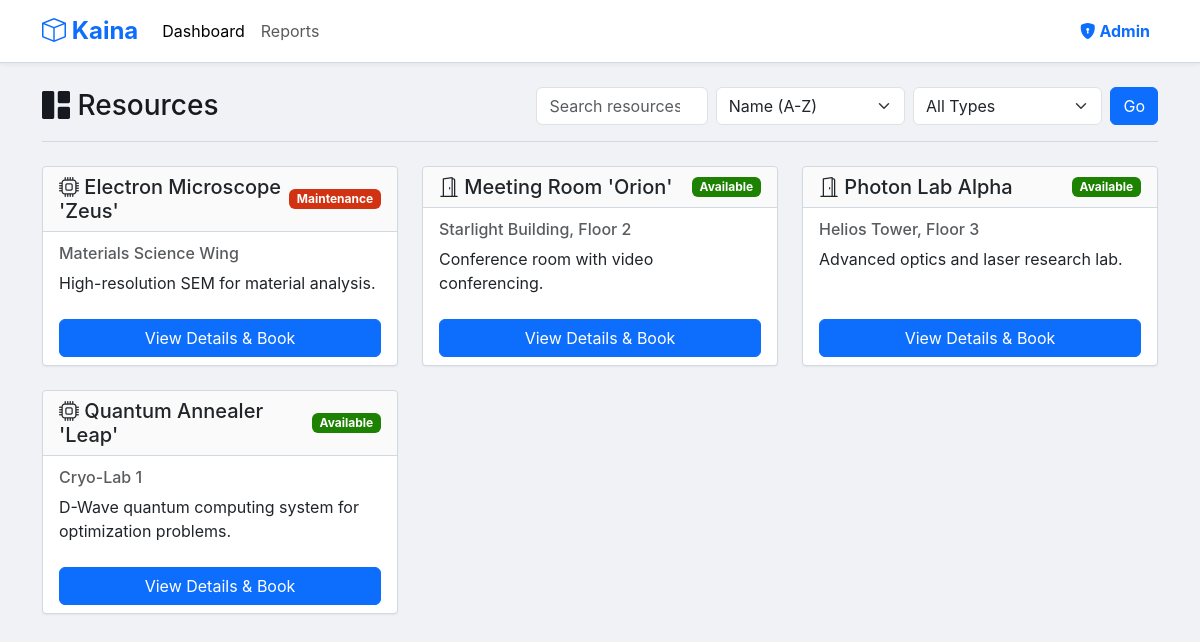
The page / on the database its author committed.
### kaina_resource_manager/models.py (models this page shows)
class Resource(db.Model):
    __tablename__ = 'resource'
    id: Mapped[int] = mapped_column(Integer, primary_key=True)
    name: Mapped[str] = mapped_column(String(150), nullable=False)
    description: Mapped[str] = mapped_column(Text, nullable=True)
    resource_type: Mapped[ResourceType] = mapped_column(Enum(ResourceType), nullable=False)
    location: Mapped[str] = mapped_column(String(100), nullable=True)
    capacity: Mapped[int] = mapped_column(Integer, nullable=True)
    model_number: Mapped[str] = mapped_column(String(50), nullable=True)
    max_booking_duration_hours: Mapped[int] = mapped_column(Integer, nullable=True)
    usage_notes: Mapped[str] = mapped_column(Text, nullable=True)
    created_at: Mapped[datetime] = mapped_column(DateTime, default=lambda: datetime.now(timezone.utc))
    bookings: Mapped[list["Booking"]] = relationship(back_populates="resource", cascade="all, delete-orphan")
    maintenances: Mapped[list["Maintenance"]] = relationship(back_populates="resource", cascade="all, delete-orphan")

### kaina_resource_manager/app.py (the view, shortened to what this page needs)
@app.route('/')
def dashboard():
    search_query = request.args.get('q', '')
    type_filter = request.args.get('type', '')
    sort_param = request.args.get('sort', 'name_asc')
    query = select(Resource)
    if type_filter and type_filter in [e.name for e in ResourceType]:
        query = query.where(Resource.resource_type == ResourceType[type_filter])
    if sort_param == 'name_desc':
        query = query.order_by(Resource.name.desc())
    elif sort_param == 'date_asc':
        query = query.order_by(Resource.created_at.asc())
    elif sort_param == 'date_desc':
        query = query.order_by(Resource.created_at.desc())
    else: # Default sort
        query = query.order_by(Resource.name.asc())
    resources = db.session.execute(query).scalars().all()
    resource_data = [(res, *get_resource_status(res)) for res in resources]
    return render_template('dashboard.html',
                           resource_data=resource_data,
                           ResourceType=ResourceType,
                           current_filter=type_filter,
                           search_query=search_query,
                           sort_param=sort_param,
                           title="Resource Dashboard")

### kaina_resource_manager/app.py (called while the page is built)
def get_resource_status(resource):
    now = datetime.now(timezone.utc)
    if db.session.execute(select(Maintenance).where(Maintenance.resource_id == resource.id, Maintenance.start_time <= now, Maintenance.end_time >= now)).scalars().first():
        return "Maintenance", "danger"
    if db.session.execute(select(Booking).where(Booking.resource_id == resource.id, Booking.status == BookingStatus.APPROVED, Booking.start_time <= now, Booking.end_time >= now)).scalars().first():
        return "In Use", "warning"
    return "Available", "success"

@app.context_processor
def inject_utility(): return dict(datetime=datetime, timezone=timezone, BookingStatus=BookingStatus, request=request)

### kaina_resource_manager/templates/dashboard.html (shortened to what this page needs)
{% extends 'layout.html' %}
{% block content %}
<div class="page-header">
    <h1><i class="bi bi-grid-1x2-fill"></i> Resources</h1>
    <div class="controls-container">
        <form id="filterSortForm" method="GET" action="{{ url_for('dashboard') }}" class="d-flex gap-2">
            <input type="search" name="q" class="form-control" placeholder="Search resources..." value="{{ search_query or '' }}">
            <select name="sort" class="form-select" onchange="this.form.submit()">
                <option value="name_asc" {% if sort_param == 'name_asc' %}selected{% endif %}>Name (A-Z)</option>
            </select>
            <select name="type" class="form-select" onchange="this.form.submit()">
                <option value="">All Types</option>
            </select>
            <button type="submit" class="btn btn-primary">Go</button>
        </form>
    </div>
</div>
<div class="row row-cols-1 row-cols-md-2 row-cols-lg-3 g-4">
    {% for resource, status, color in resource_data %}
    <div class="col">
        <div class="card h-100">
            <div class="card-header d-flex justify-content-between align-items-center">
                <h5 class="card-title mb-0">
                    {% if resource.resource_type == ResourceType.ROOM %}<i class="bi bi-door-open"></i>{% else %}<i class="bi bi-cpu"></i>{% endif %}
                    {{ resource.name }}
                </h5>
                <span class="badge bg-{{ color }}">{{ status }}</span>
            </div>
            <div class="card-body">
                <h6 class="card-subtitle mb-2 text-muted">{{ resource.location }}</h6>
                <p class="card-text">{{ resource.description | truncate(100) }}</p>
            </div>
            <div class="card-footer bg-transparent border-top-0">
                <a href="{{ url_for('resource_detail', resource_id=resource.id) }}" class="btn btn-primary w-100">View Details & Book</a>
            </div>
        </div>
    </div>
    {% else %}
    <div class="col-12"><div class="card card-body text-center"><p class="mb-0">No resources found. Try adjusting your search or filters.</p></div></div>
    {% endfor %}
</div>
{% endblock %}

### kaina_resource_manager/static/css/style.css (style rules this page uses)
:root { --kaina-blue: #0d6efd; --kaina-blue-hover: #0b5ed7; --kaina-light-blue: #e7f3ff; --kaina-text: #16191f; --kaina-text-secondary: #5f6b7a; --kaina-border: #d1d9e2; --kaina-bg-light: #f0f2f5; --kaina-bg-white: #ffffff; }
body { font-family: -apple-system, BlinkMacSystemFont, "Segoe UI", Roboto, "Helvetica Neue", Arial, sans-serif; background-color: var(--kaina-bg-light); color: var(--kaina-text); }
.page-header { display: flex; justify-content: space-between; align-items: center; padding-bottom: 1rem; margin-bottom: 1.5rem; border-bottom: 1px solid var(--kaina-border); }
.page-header h1 { margin-bottom: 0; font-size: 1.75rem; }
.controls-container { display: flex; gap: 0.5rem; align-items: center; }
.card { background-color: var(--kaina-bg-white); border: 1px solid var(--kaina-border); border-radius: 0.25rem; box-shadow: 0 1px 2px rgba(0, 0, 0, 0.05); }
.card-header { background-color: #fafafa; border-bottom: 1px solid var(--kaina-border); font-weight: 600; }
.btn-primary { background-color: var(--kaina-blue); border-color: var(--kaina-blue); }
.badge.bg-success { background-color: #1d8102 !important; }
.badge.bg-danger { background-color: #d13212 !important; }

### rows shown on the page
Resource: resource_type "EQUIPMENT" (drawn), name "Electron Microscope 'Zeus'", status "Maintenance", location "Materials Science Wing", description "High-resolution SEM for material analysis."
Resource: resource_type "ROOM" (drawn), name "Meeting Room 'Orion'", status "Available", location "Starlight Building, Floor 2", description "Conference room with video conferencing."
Resource: resource_type "ROOM" (drawn), name "Photon Lab Alpha", status "Available", location "Helios Tower, Floor 3", description "Advanced optics and laser research lab."
Resource: resource_type "EQUIPMENT" (drawn), name "Quantum Annealer 'Leap'", status "Available", location "Cryo-Lab 1", description "D-Wave quantum computing system for optimization problems."
